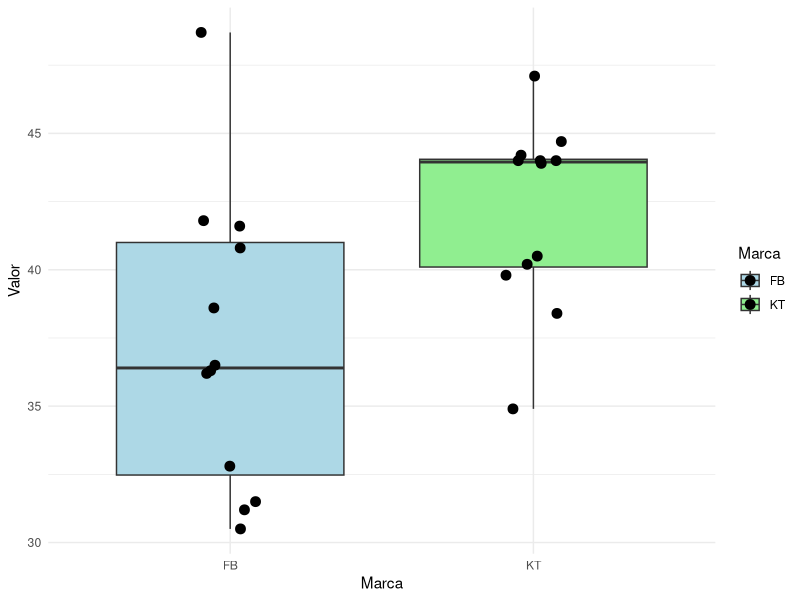

This chart was generated by the following R code: (Note: this script raises an error after producing the figure.)
## ---- chunk 1
knitr::opts_chunk$set(echo = TRUE, comment = NA)
## ---- chunk 2
FB =c(41.8, 41.6, 31.5, 48.7, 40.8, 31.2, 36.5, 36.2, 32.8, 36.3, 38.6, 30.5)
KT =c(40.5, 38.4, 44.0, 34.9, 44.0, 44.7, 44.0, 47.1, 39.8, 43.9, 44.2, 40.2)
## ---- chunk 3
# Cargar la librería ggplot2
library(ggplot2)

# Crear un data frame con los datos
data <- data.frame(Marca = rep(c("FB", "KT"), each = 12),
                   Valor = c(41.8, 41.6, 31.5, 48.7, 40.8, 31.2, 36.5, 36.2, 32.8, 36.3, 38.6, 30.5,
                            40.5, 38.4, 44.0, 34.9, 44.0, 44.7, 44.0, 47.1, 39.8, 43.9, 44.2, 40.2))

# Crear el boxplot con ggplot2
ggplot(data, aes(x = Marca, y = Valor, fill = Marca)) +
  geom_boxplot() +
  geom_point(position = position_jitterdodge(jitter.width = 0.2), size = 3) +
  labs(x = "Marca", y = "Valor") +
  scale_fill_manual(values = c("FB" = "lightblue", "KT" = "lightgreen")) +
  theme_minimal()



## ---- chunk 4
x1 = c(32, 37, 35, 28, 41, 44, 35, 31, 34) # Procedimiento estándar:
x2 = c(35, 31, 29, 25, 34, 40, 27, 32, 31) # Nuevo procedimiento:
## ---- chunk 5
c(D, D, N, N, N, N, D, N, N, D, D, N, N, N, N, N, D, D, D, D, N, N, D, N, N, N, N, D, N, D, N, N, N, N, N, N, D, N, N, N, D, D, N, N, N, N, N, N, D, N, D, N, N, N, N, D, D, D, D, D, N, D, D, N, N, N, N, N, N, N, D, D, D, D, D, D, D, D, ,D, N, N, N, N, N, N, D, D, N)
## ---- chunk 6
x=c(470,445,257,191,171,139,42,28,17)
m=matrix(x, ncol = 3)
colnames(m) = c("alta", "moderada", "baja")
rownames(m) = c("dia", "tarde", "noche")
m
## ---- chunk 7
x=c(3.4, 2.8, 4.2, 2.1, 2.8, 2.4, 3.5, 4.2, 3.1, 4.1, 2.4, 3.4, 4.1, 4.0, 2.4, 4.1, 3.4, 4.4, 3.8, 3.7, 2.2, 3.6, 2.3, 3.7, 2.8, 4.1, 2.3, 4.6, 4.6, 5.2, 2.4, 2.4, 2.7, 3.8, 4.6, 4.4, 4.2, 4.4, 2.4, 3.3, 3.8, 2.9, 3.1, 2.7, 3.6, 3.8, 4.4, 3.9, 2.8, 3.7)
x

	
